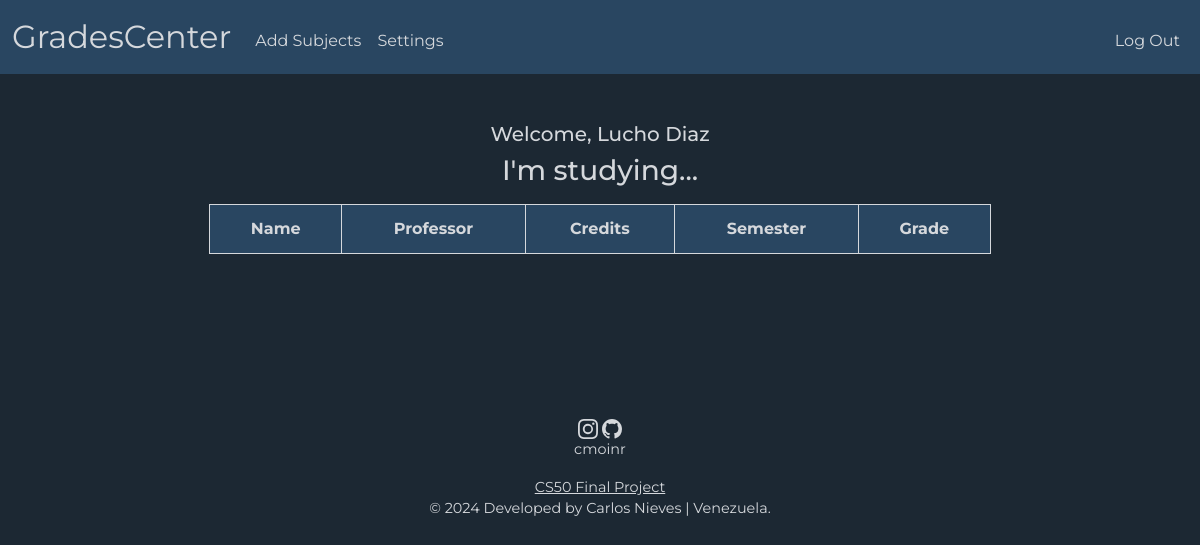
/student (signed in), run on an earlier commit of the app's database.
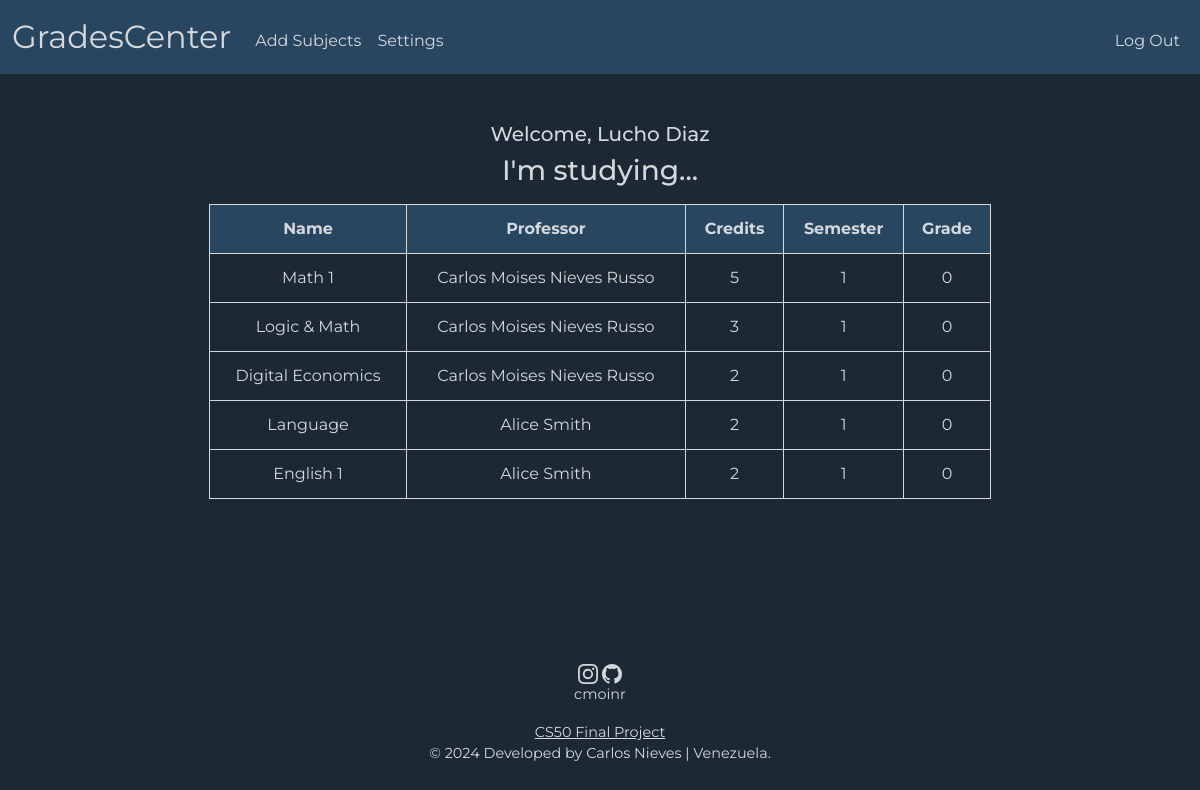
And on a later commit of the database.
### tables this page shows
CREATE TABLE students (
    id INTEGER NOT NULL,
    names TEXT NOT NULL,
    surnames TEXT NOT NULL,
    semester INTEGER,
    credits INTEGER,
    hash TEXT NOT NULL,
    id_faculty TEXT NOT NULL,
    PRIMARY KEY(id)
    FOREIGN KEY(id_faculty) REFERENCES faculty(id)
);

CREATE TABLE teachers (
    id INTEGER NOT NULL,
    names TEXT NOT NULL,
    surnames TEXT NOT NULL,
    hash TEXT NOT NULL,
    PRIMARY KEY(id)
);

CREATE TABLE subjects (
    id TEXT NOT NULL,
    name TEXT NOT NULL,
    id_faculty TEXT NOT NULL,
    semester INTEGER NOT NULL,
    credits INTEGER NOT NULL,
    PRIMARY KEY(id)
    FOREIGN KEY(id_faculty) REFERENCES faculty(id)
);

CREATE TABLE grades (
    id_student INTEGER NOT NULL,
    id_subject TEXT NOT NULL,
    grade INTEGER NOT NULL,
    FOREIGN KEY(id_student) REFERENCES students(id)
    FOREIGN KEY(id_subject) REFERENCES subjects(id)
);

### app.py (the view)
@app.route("/student")
@login_required
def student():
    subjects = db.execute("""
        SELECT subjects.name, subjects.semester, subjects.credits, grades.grade, teachers.names, teachers.surnames
        FROM studying
        JOIN students ON studying.id_student = students.id
        JOIN grades   ON studying.id_subject = grades.id_subject
        JOIN subjects ON studying.id_subject = subjects.id
        JOIN teaching ON studying.id_subject = teaching.id_subject
        JOIN teachers ON teaching.id_teacher = teachers.id
        WHERE studying.id_student = ?
    """, session["user_id"])
    learner = db.execute("""
        SELECT names, surnames FROM students WHERE id = ?
    """, session["user_id"])
    return render_template("student.html", subjects=subjects, learner=learner)

### app.py (called while the page is built)
@app.after_request
def after_request(response):
    response.headers["Cache-Control"] = "no-cache, no-store, must-revalidate"
    response.headers["Expires"] = 0
    response.headers["Pragma"] = "no-cache"
    return response

### helpers.py (called while the page is built)
def login_required(f):
    @wraps(f)
    def decorated_function(*args, **kwargs):
        if session.get("user_id") is None:
            return redirect("/login")
        return f(*args, **kwargs)
    return decorated_function

### templates/student.html (shortened to what this page needs)
{% extends "layout.html" %}
{% block main %}
    <div class="mb-3">
        <h5>Welcome, {{ learner[0]['names'] }} {{ learner[0]['surnames'] }}</h5>
        <h3>I'm studying...</h3>
    </div>
    <div class="mb-3">
        <table>
            <thead>
                <tr class="high">
                    <th>Name</th>
                    <th>Professor</th>
                    <th>Credits</th>
                    <th>Semester</th>
                    <th>Grade</th>
                </tr>
            </thead>
            <tbody>
                {% for subject in subjects %}
                    <tr>
                        <td>{{ subject['name'] }}</td>
                        <td>{{ subject['names'] }} {{ subject['surnames'] }}</td>
                        <td>{{ subject['credits'] }}</td>
                        <td>{{ subject['semester'] }}</td>
                        <td>{{ subject['grade'] }}</td>
                    </tr>
                {% endfor %}
            </tbody>
        </table>
    </div>
{% endblock %}

### templates/layout.html (shortened to what this page needs)
<!DOCTYPE html>
<html lang="en">
    <head>
        <link href="https://cdn.jsdelivr.net/npm/bootstrap@5.3.3/dist/css/bootstrap.min.css" rel="stylesheet">
        <link href="/static/styles.css" rel="stylesheet">
    </head>
    <body>
        <nav id="main_bar" class="bg navbar navbar-expand-md navbar-light">
            <div class="container-fluid">
                {% if session["role"] == "student" %}
                    <a class="navbar-brand" href="/student">GradesCenter</a>
                {% else %}
                    <a class="navbar-brand" href="/" id="main_brand">GradesCenter</a>
                    <button aria-controls="navbar" aria-expanded="false" aria-label="Toggle navigation" class="navbar-toggler" data-bs-target="#navbar" data-bs-toggle="collapse" type="button">
                        <span class="navbar-toggler-icon"></span>
                    </button>
                {% endif %}
                <div class="collapse navbar-collapse" id="navbar">
                    {% if session["user_id"] %}
                        {% if session["role"] == "teacher" %}
                            <ul class="navbar-nav me-auto mt-2">
                                <li class="nav-item"><a class="nav-link" href="/subjects">Subjects</a></li>
                                <li class="nav-item"><a class="nav-link" href="/settings">Settings</a></li>
                            </ul>
                            <ul class="navbar-nav ms-auto mt-2">
                                <li class="nav-item"><a class="nav-link" href="/logout">Log Out</a></li>
                            </ul>
                        {% elif session["role"] == "student" %}
                            <ul class="navbar-nav me-auto mt-2">
                                <li class="nav-item"><a class="nav-link" href="/add_subjects">Add Subjects</a></li>
                                <li class="nav-item"><a class="nav-link" href="/settings">Settings</a></li>
                            </ul>
                            <ul class="navbar-nav ms-auto mt-2">
                                <li class="nav-item"><a class="nav-link" href="/logout">Log Out</a></li>
                            </ul>
                        {% endif %}
                    {% else %}
                        <ul class="navbar-nav ms-auto mt-2">
                            <li class="nav-item"><a class="nav-link" href="/register">Register</a></li>
                            <li class="nav-item"><a class="nav-link" href="/login">Log In</a></li>
                        </ul>
                    {% endif %}
                </div>
            </div>
        </nav>
        <main class="container py-5 text-center">
            {% block main %}{% endblock %}
        </main>
        <footer class="mb-5">
            <div>
                <p>cmoinr</p>
            </div>
            <div>
                <a href="https://cs50.harvard.edu/x/2024/project/">CS50 Final Project</a>
            </div>
            © 2024 Developed by Carlos Nieves | Venezuela.
        </footer>
    </body>
</html>

### static/styles.css (style rules this page uses)
body { font-family: 'Montserrat', sans-serif; background-color:#1c2833; }
nav .navbar-brand { font-size: xx-large; }
.navbar-brand { color: #d5d8dc; transition-duration: 0.5s; }
.nav-link { color: #d5d8dc; background-color: transparent; transition-duration: 0.5s; }
#main_bar { background: #294661; }
h3, h5, h6 { color: #d5d8dc; }
table { background-color: transparent; margin-bottom: 1rem; width: 70%; margin-left: auto; margin-right: auto; color: #d5d8dc; }
table th, table td { border: 1px solid #d5d8dc; padding: 0.75rem; vertical-align: middle; }
.high { background-color: #294661; border: 1px solid #d5d8dc; }
footer { text-align: center; font-size: 90%; color: #d5d8dc; margin-left: auto; margin-right: auto; margin-bottom: -1px; margin-top: 100px; }
a { color: #d5d8dc; }

What changed in the data, as far as the page shows it:
now on this page (row edited): teachers: name "Math 1", names "Carlos Moises", surnames "Nieves Russo", credits "5", semester "1", grade "0", name "Logic & Math", credits "3", name "Digital Economics", credits "2"
now on this page (row unchanged): teachers: name "Language", names "Alice", surnames "Smith", credits "2", semester "1", grade "0", name "English 1"
